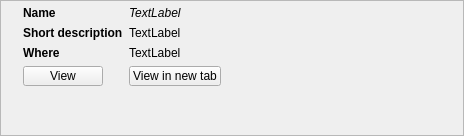
<?xml version="1.0" encoding="UTF-8"?>
<ui version="4.0">
 <class>MiniPerson</class>
 <widget class="QFrame" name="MiniPerson">
  <property name="geometry">
   <rect>
    <x>0</x>
    <y>0</y>
    <width>464</width>
    <height>136</height>
   </rect>
  </property>
  <property name="windowTitle">
   <string>Form</string>
  </property>
  <property name="frameShape">
   <enum>QFrame::StyledPanel</enum>
  </property>
  <property name="frameShadow">
   <enum>QFrame::Raised</enum>
  </property>
  <layout class="QHBoxLayout" name="horizontalLayout">
   <property name="leftMargin">
    <number>9</number>
   </property>
   <property name="topMargin">
    <number>5</number>
   </property>
   <property name="bottomMargin">
    <number>5</number>
   </property>
   <item>
    <widget class="QLabel" name="imageLabel">
     <property name="sizePolicy">
      <sizepolicy hsizetype="Minimum" vsizetype="Preferred">
       <horstretch>0</horstretch>
       <verstretch>0</verstretch>
      </sizepolicy>
     </property>
     <property name="text">
      <string/>
     </property>
    </widget>
   </item>
   <item>
    <layout class="QFormLayout" name="formLayout">
     <property name="fieldGrowthPolicy">
      <enum>QFormLayout::ExpandingFieldsGrow</enum>
     </property>
     <item row="0" column="0">
      <widget class="QLabel" name="label_5">
       <property name="font">
        <font>
         <weight>75</weight>
         <bold>true</bold>
        </font>
       </property>
       <property name="text">
        <string>Name</string>
       </property>
      </widget>
     </item>
     <item row="0" column="1">
      <widget class="QLabel" name="nameLabel">
       <property name="sizePolicy">
        <sizepolicy hsizetype="MinimumExpanding" vsizetype="Preferred">
         <horstretch>0</horstretch>
         <verstretch>0</verstretch>
        </sizepolicy>
       </property>
       <property name="font">
        <font>
         <weight>50</weight>
         <italic>true</italic>
         <bold>false</bold>
        </font>
       </property>
       <property name="text">
        <string>TextLabel</string>
       </property>
       <property name="wordWrap">
        <bool>true</bool>
       </property>
      </widget>
     </item>
     <item row="1" column="0">
      <widget class="QLabel" name="shortDescTitleLabel">
       <property name="font">
        <font>
         <weight>75</weight>
         <bold>true</bold>
        </font>
       </property>
       <property name="text">
        <string>Short description</string>
       </property>
      </widget>
     </item>
     <item row="1" column="1">
      <widget class="QLabel" name="shortDescLabel">
       <property name="text">
        <string>TextLabel</string>
       </property>
       <property name="wordWrap">
        <bool>false</bool>
       </property>
      </widget>
     </item>
     <item row="2" column="0">
      <widget class="QLabel" name="label">
       <property name="font">
        <font>
         <weight>75</weight>
         <bold>true</bold>
        </font>
       </property>
       <property name="text">
        <string>Where</string>
       </property>
      </widget>
     </item>
     <item row="2" column="1">
      <widget class="QLabel" name="backendLabel">
       <property name="text">
        <string>TextLabel</string>
       </property>
      </widget>
     </item>
     <item row="3" column="1">
      <widget class="QPushButton" name="newTabButton">
       <property name="maximumSize">
        <size>
         <width>16777215</width>
         <height>20</height>
        </size>
       </property>
       <property name="text">
        <string>View in new tab</string>
       </property>
      </widget>
     </item>
     <item row="3" column="0">
      <widget class="QPushButton" name="viewButton">
       <property name="maximumSize">
        <size>
         <width>16777215</width>
         <height>20</height>
        </size>
       </property>
       <property name="text">
        <string>View</string>
       </property>
      </widget>
     </item>
    </layout>
   </item>
  </layout>
 </widget>
 <resources/>
 <connections/>
</ui>
